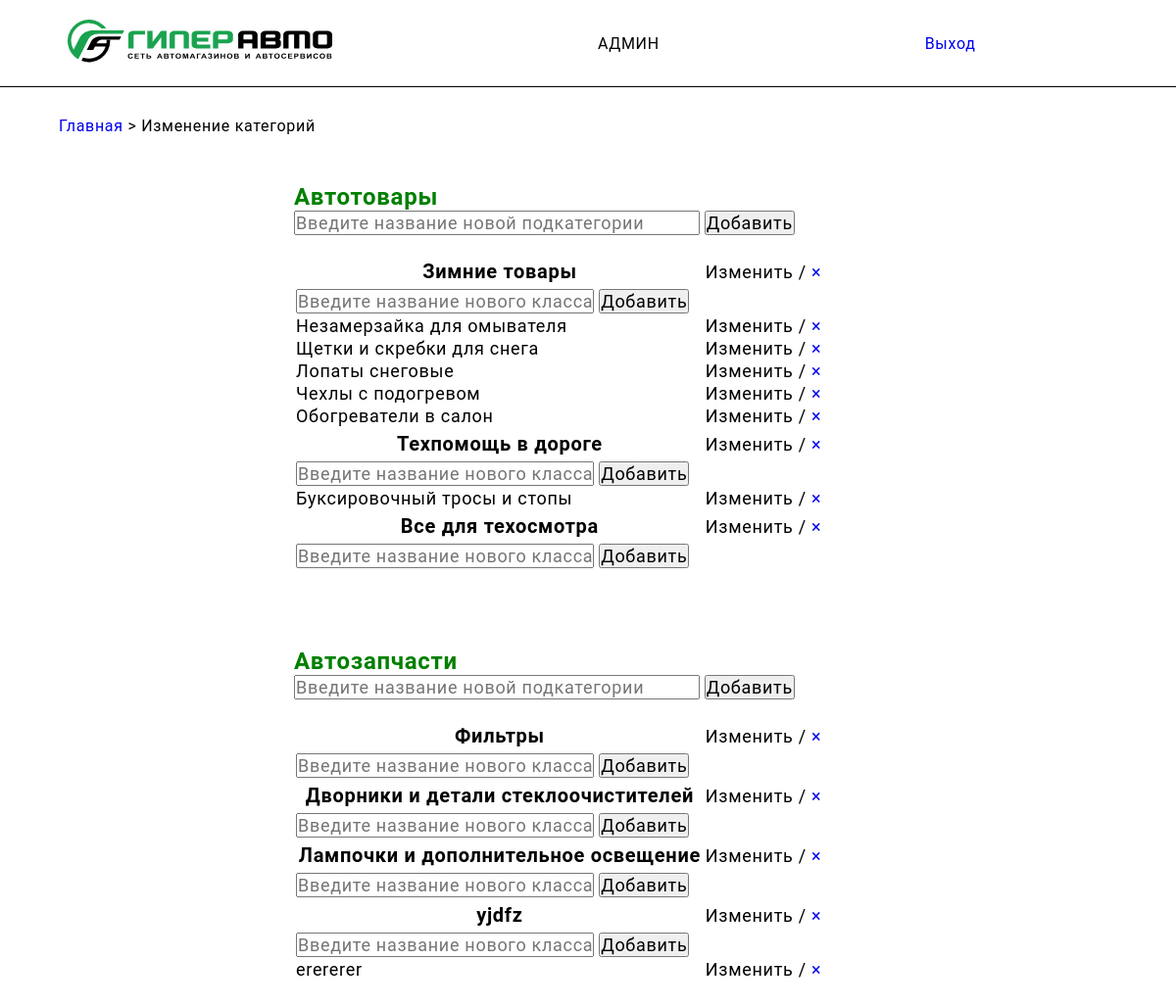
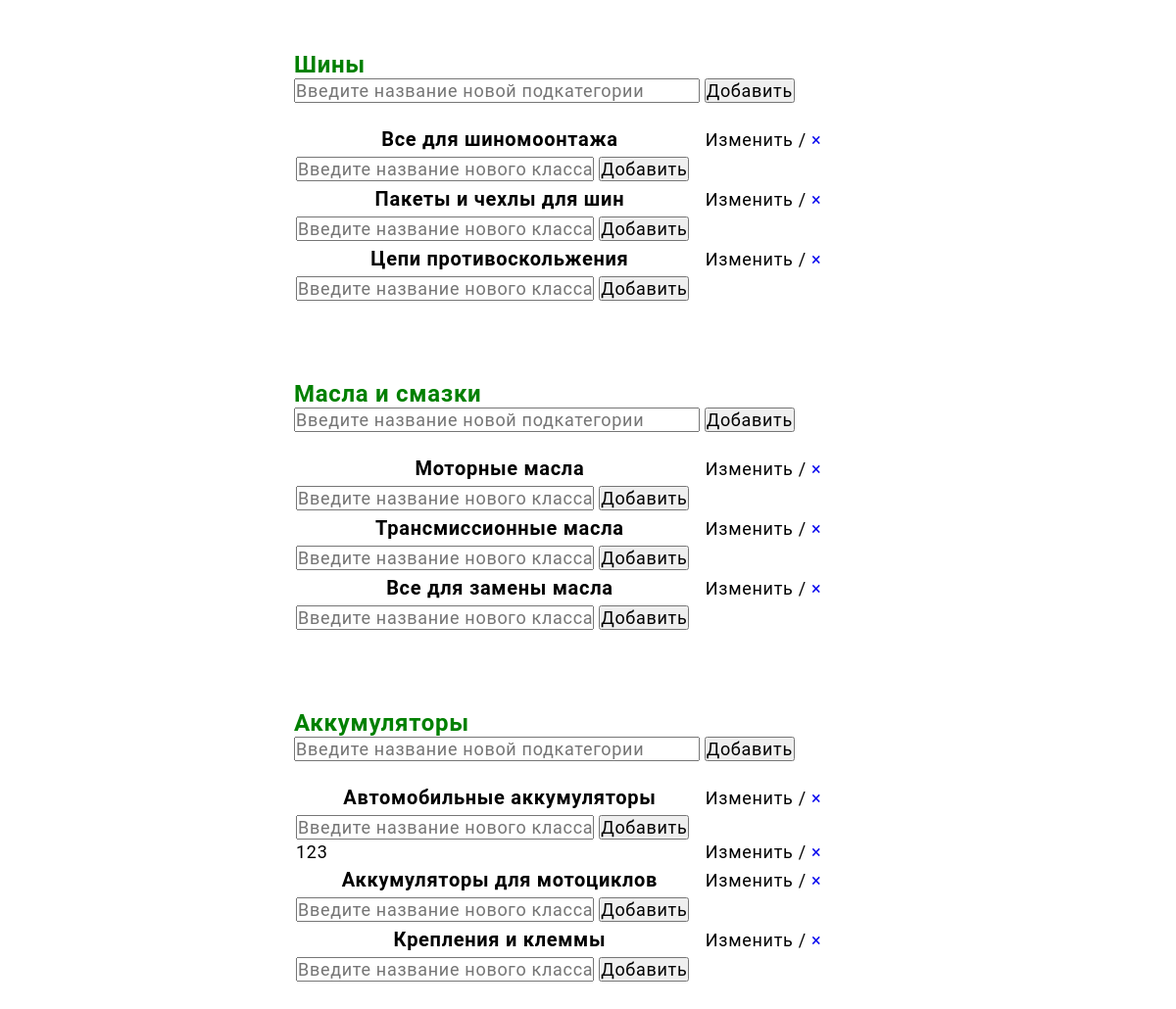
Page /admin_panel/categories.php (signed in) on the committed database (2 pictures, top to bottom).
### tables this page shows
CREATE TABLE `categories` (
  `id` int NOT NULL,
  `cat_name` varchar(255) NOT NULL
);

CREATE TABLE `subcategories` (
  `id_subcat` int NOT NULL,
  `id_cat` int NOT NULL,
  `subcat_name` varchar(255) NOT NULL,
  `source` varchar(255) DEFAULT NULL
);

CREATE TABLE `class` (
  `id_class` int NOT NULL,
  `id_subcat` int NOT NULL,
  `name_class` varchar(255) NOT NULL
);

### admin_panel/categories.php (the view, shortened to what this page needs)
<?php
    require "../connect.php";
    if ($_SESSION['account'] == 'admin') {
        ?>
            <!DOCTYPE html>
            <html lang="en">
            <head>
                <link rel="stylesheet" href="css/cats.css" type="text/css">
            </head>
            <body>
                <div class="header">
                    <div class="inner">
                        <div class="logo">
                            <img src="images/logo.svg" alt="logo">
                        </div>
                        <div class="user">
                            АДМИН
                        </div>
                        <div class="log_out">
                            <a href="../auth/unlogin.php">Выход</a>
                        </div>
                    </div>
                </div>
                <div class="main">
                    <div class="inner">
                        <div class="bread-crumbs"><a href="main.php">Главная</a> > Изменение категорий</div>
                        <div class="cats">
                            <?php
                            $sql = "SELECT * FROM categories";
                            $result = mysqli_query($connect, $sql);
                            if(mysqli_num_rows($result) > 0) {
                                foreach($result as $row) {
                                    $cat_id = $row['id'];
                                    $cat_name = $row['cat_name']; ?>
<div class="cat">
                                    <br>
                                    <h2 style="color: green"><?=$cat_name;?></h2>
                                    <form action="" method="post" onsubmit="return addSubcat(this)" id="add_subcat_name">
                                        <input type="text" name="new_subcat" placeholder="Введите название новой подкатегории" style="width: 410px; font-size: 18px">
                                        <input type="submit" name="add_subcat" value="Добавить" style="font-size: 18px">
                                    </form>
                                    <table style="width: 600px; font-size: 18px">
                                        <?php
                                        $sql2 = "SELECT * FROM subcategories WHERE id_cat = $cat_id";
                                        $result2 = mysqli_query($connect, $sql2);
                                        if(mysqli_num_rows($result2) > 0) {
                                            foreach($result2 as $row2) {
                                                $subcat_id = $row2['id_subcat'];
                                                $subcat_name = $row2['subcat_name'];?>
                                                <tr>
                                                    <th style="width: 70%; padding: 4px 0px; font-size: 20px">
                                                        <?=$subcat_name;?>
                                                    </th>
                                                    <td>
                                                        <a onclick="openModal('<?=$subcat_id?>', '<?=$subcat_name;?>')">Изменить</a> /
                                                        <a href="?del_subcat=<?=$subcat_id?>" onclick="return confirm('Вы уверены?');">&times;</a>
                                                    </td>
                                                </tr>
                                                <td>
                                                    <form action="" method="post" onsubmit="return changeCat(this)" id="add_class_name">
                                                        <input type="text" name="new_class" placeholder="Введите название нового класса" style="width: 300px; font-size: 18px">
                                                        <input type="submit" name="add_class" value="Добавить" style="font-size: 18px">
                                                    </form>
                                                </td>
                                                <?php
                                                $sql3 = "SELECT * FROM class WHERE id_subcat = $subcat_id";
                                                $res3 = mysqli_query($connect, $sql3);
                                                if(mysqli_num_rows($res3) > 0) {
                                                    foreach($res3 as $row3) {
                                                        $id_class = $row3['id_class'];
                                                        $name_class = $row3['name_class']; ?>
                                                        <tr>
                                                            <td><?=$name_class;?></td>
                                                            <td>
                                                                <a onclick="openModalClass('<?=$id_class?>', '<?=$name_class;?>')">Изменить</a> /
                                                                <a href="?del_class=<?=$id_class?>" onclick="return confirm('Вы уверены?');">&times;</a>
                                                            </td>
                                                        </tr>
                                                    <?php
                                                    }
                                                } ?>
                                                <?php
                                            }
                                            echo '<br>';
                                        }
                                        ?>
                                    </table>
                                    </div>
                                    <?php
                                }
                            }
                            ?>
                        </div>
                    </div>
                </div>
            </body>
            </html>
            <?php
    }
    else {
        header('Location: ../index.php');
    }
?>

### admin_panel/css/cats.css (style rules this page uses)
* { padding: 0; margin: 0 auto; font-family: "Roboto"; letter-spacing: 0.7px; }
a { text-decoration: none; }
.inner { width: 90%; display: flex; align-items: center; justify-content: center; }
.header { background-color: #fff; padding: 20px 10px; border-bottom: 1px solid black; }
.logo { margin-left: 0px; }
.main { padding-top: 30px; }
.bread-crumbs { margin-left: 0px; }
.main .inner { display: flex; flex-direction: column; }
.main .inner .cats { display: flex; flex-direction: row; flex-wrap: wrap; }
.main .inner .cats .cat { padding: 30px; }

### rows in the picture
categories: cat_name "Автотовары"
subcategories: subcat_name "Зимние товары"
class: name_class "Незамерзайка для омывателя"
class: name_class "Щетки и скребки для снега"
class: name_class "Лопаты снеговые"
class: name_class "Чехлы с подогревом"
class: name_class "Обогреватели в салон"
subcategories: subcat_name "Техпомощь в дороге"
class: name_class "Буксировочный тросы и стопы"
subcategories: subcat_name "Все для техосмотра"
categories: cat_name "Автозапчасти"
subcategories: subcat_name "Фильтры"
subcategories: subcat_name "Дворники и детали стеклоочистителей"
subcategories: subcat_name "Лампочки и дополнительное освещение"
subcategories: subcat_name "yjdfz"
class: name_class "erererer"
categories: cat_name "Шины"
subcategories: subcat_name "Все для шиномоонтажа"
subcategories: subcat_name "Пакеты и чехлы для шин"
subcategories: subcat_name "Цепи противоскольжения"
categories: cat_name "Масла и смазки"
subcategories: subcat_name "Моторные масла"
subcategories: subcat_name "Трансмиссионные масла"
subcategories: subcat_name "Все для замены масла"
categories: cat_name "Аккумуляторы"
subcategories: subcat_name "Автомобильные аккумуляторы"
class: name_class "123"
subcategories: subcat_name "Аккумуляторы для мотоциклов"
subcategories: subcat_name "Крепления и клеммы"
